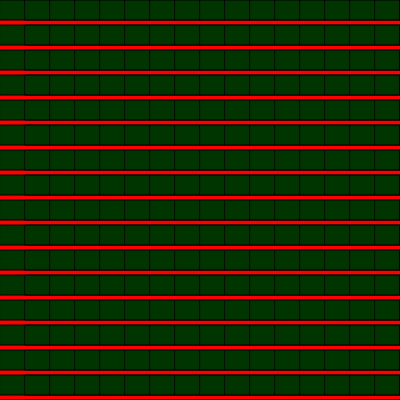
Frame 1 (no input)
Frame 60 (no input): identical to frame 1, image omitted
Frame 120 (the mouse pressed at the canvas centre since frame 60): identical to frame 1, image omitted

The p5.js sketch that drew this single still picture (run headless with seeded random() and noise() and a simulated clock; from frame 60 on, the mouse is pressed at the canvas centre):

// p5.js sketch
// ── sketch.js
let state = 0;

function setup() {
  createCanvas(400, 400);
  
  this.r = random(255);
  this.g = random(255);
  this.b = random(255);
}

function draw() {
  background(220);

  switch (state) {
    case 0:
      background("red");
      // text("case 0", 100, 100);
      for (let j = 0; j <= height; j += 25) {
        for (let i = 0; i <= width; i += 25) {
          fill(0, this.g, 0);
          rect(i, j, 50, 20);
        }
      }
      break;

    case 1:
      background("blue");
     // text("case 1", 100, 100);
       for (let j = 0; j <= height; j += 80) {
        for (let i = 0; i <= width; i += 10) {
          fill(this.r, 0 , 0);
          circle(i, j, 50);
        }
      }
      break;

    case 2:
      background("green");
        for (let j = 0; j <= height; j += 100) {
        for (let i = 0; i <= width; i += 5) {
          fill(0, 0 , this.b);
          triangle(i, j, i+10, j+100, i+20, j+20);
        }
      }
      break;

    case 3:
      background("yellow");
      for (let j = 0; j <= height; j += 200) {
        for (let i = 0; i <= width; i += 200) {
          fill(this.r, 0 , this.b);
          arc(i, j, 200, 200, 80, PI + QUARTER_PI, OPEN);
        }
      }
      break;

    case 4:
      background("orange");
      for (let j = 0; j <= height; j += 50) {
        for (let i = 0; i <= width; i += 20) {
          fill(this.r, this.g , this.b);
           circle(i+j, j, i);
      }
      }
      break;
  }
}

function mouseReleased() {
  state++;
  if (state > 4) {
    state = 0;
  }
}
